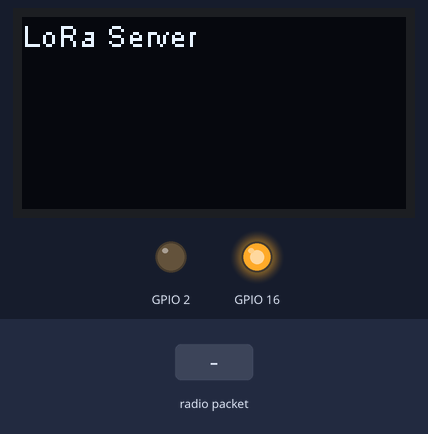
The sketch below on a simulated ESP32. Parts: 128×64 one-colour display, output pins drawn as LEDs (lit = HIGH). The inputs (shaded band) are chosen by the test bench. WiFi joins after 1.5 s; servers stay silent unless stated; the local clock reads 2024-03-15 10:24:30 at power-on unless the sketch sets it; no radio packets arrive unless stated; not simulated (calls return 0 or success): secrets.h; what the sketch prints to the serial monitor is not drawn.

Above: at 1.6 s.
5.9 s: radio packet "1" arrives
At 7.2 s:
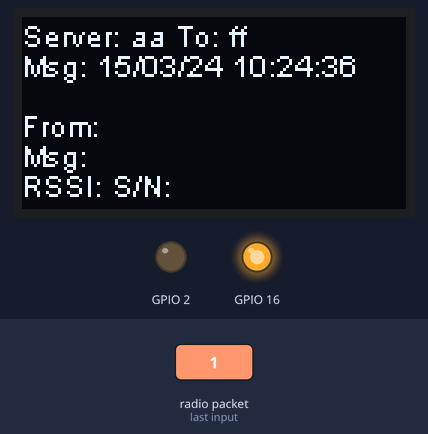
At 12.3 s:
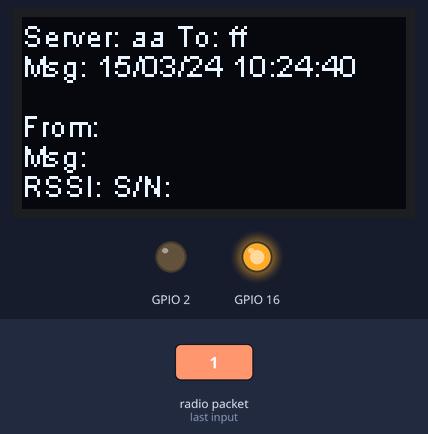
Timing chart, 0 to 13.8 s (numbered marks = the images above; inputs shaded):
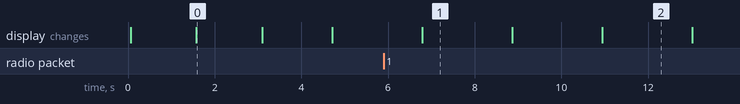

Measured:
- what the display in image 0 shows lasts 1.5 s, from 1.6 s to 3.1 s

The sketch:

LoRaServer.ino
```cpp
/*
  LoRa Server communication wth callback and time info

  connects to the wifi
  Sends a message every half second, and uses callback
  for new incoming messages. Implements a one-byte addressing scheme,
  with 0xFF as the broadcast address.

  Note: while sending, LoRa radio is not listening for incoming messages.
  Note2: when using the callback method, you can't use any of the Stream
  functions that rely on the timeout, such as readString, parseInt(), etc.

  created 28 April 2017
  based on code by Tom Igoe
*/
//#include <SPI.h>              // include libraries
#include <LoRa.h>
#include <WiFi.h>
#include<Arduino.h>
#include "SSD1306.h"
#include "time.h"
#include "secrets.h"

#define SCK 5 // GPIO5 - SX1278's SCK serial clock
#define MISO 19 // GPIO19 - SX1278's MISO
#define MOSI 27 // GPIO27 - SX1278's MOSI
#define CS 18 // GPIO18 - SX1278's CS Radio chip select
#define RST 14 // GPIO14 - SX1278's LoRa radio reset
#define DI0 26 // GPIO26 - SX1278's IRQ (interrupt request) change for your board; must be a hardware interrupt pin
#define BAND 868E6 // Frequencxy band to operate on.

String outgoing;              // outgoing message
byte msgCount = 0;            // count of outgoing messages
byte localAddress = 0xAA;     // address of this device
byte destination = 0xFF;      // destination to send to
long lastSendTime = 0;        // last send time
int interval = 2000;          // interval between sends
int lastSleepTime = 0;
int sleepInterval = 30000;
#define uS_TO_S_FACTOR 1000000  /* Conversion factor for micro seconds to seconds */
#define TIME_TO_SLEEP  30        /* Time ESP32 will go to sleep (in seconds) */
int recipient = 0;          // recipient address
byte sender;            // sender address
byte incomingMsgId;     // incoming msg ID
byte incomingLength;    // incoming msg length
String incoming = "";                 // payload of packet
const char* ssid       = SECRET_SSID;
const char* password   = SECRET_PASS;
SSD1306 display (0x3c, 4, 15); // OLED Screen
const char* ntpServer = "pool.ntp.org";
const long  gmtOffset_sec = 3600;
const int   daylightOffset_sec = 3600;

void init_display() {
  pinMode (16, OUTPUT);
  pinMode (2, OUTPUT);
  digitalWrite (16, LOW); // set GPIO16 low to reset OLED
  delay (50);
  digitalWrite (16, HIGH); // while OLED is running, GPIO16 must go high
  display.init ();
  display.flipScreenVertically ();
  display.setFont (ArialMT_Plain_10);
  delay(1500);
  display.clear();
  draw_msg("LoRa Server", 0);
  display.display();
  delay(1500);
}

void draw_msg(String msg, int line) {
  int spacing = line * 10;
  display.drawString (0, spacing, msg);
}

String get_time() {
  struct tm timeinfo;
  if (!getLocalTime(&timeinfo)) {
    Serial.println("Failed to obtain time");
    return "";
  }
  char timeStringBuff[50]; //50 chars should be enough
  strftime(timeStringBuff, sizeof(timeStringBuff), " %d/%m/%y %H:%M:%S", &timeinfo);
  //print like "const char*"
  Serial.println(timeStringBuff);
  //Optional: Construct String object
  String curTime(timeStringBuff);
  return curTime;
}

void update_info(String message){
  display.clear();
  draw_msg("Server: " + String(localAddress, HEX) + " To: " + String(destination, HEX), 0);
  draw_msg("Msg:" + message, 1);
  if (incoming != "") {
    draw_msg("From: " + String(sender, HEX) + " MsgID: " + String(incomingMsgId), 3);
    draw_msg("Msg:" + incoming, 4);
    draw_msg("RSSI: " + String(LoRa.packetRssi()) + " S/N: " +  String(LoRa.packetSnr()), 5);
  }
  else {
    draw_msg("From: ", 3);
    draw_msg("Msg:", 4);
    draw_msg("RSSI: S/N:", 5);
  }
  display.display();
}

void setup() {
  Serial.begin(9600);                   // initialize serial
  while (!Serial);

  init_display();

  // connect to wifi and set up time server
  WiFi.begin(ssid, password);
  while (WiFi.status() != WL_CONNECTED) {
    draw_msg("Connecting: " + String(ssid), 2);
    display.display();
    delay(500);
    Serial.print(".");
  }

  //init and get the time
  configTime(gmtOffset_sec, daylightOffset_sec, ntpServer);

  // override the default CS, reset, and IRQ pins (optional)
  LoRa.setPins(CS, RST, DI0);// set CS, reset, IRQ pin

  if (!LoRa.begin(BAND)) {             // initialize ratio at 868 MHz
    Serial.println("LoRa init failed. Check your connections.");
    while (true);                       // if failed, do nothing
  }

  LoRa.onReceive(onReceive);
  LoRa.receive();
  esp_sleep_enable_timer_wakeup(TIME_TO_SLEEP * uS_TO_S_FACTOR);
  Serial.println("LoRa init succeeded.");
}

void loop() {
  if (millis() - lastSendTime > interval) {
    String message = get_time();
    sendMessage(message);
    update_info(message);
    Serial.println("Sending " + message);
    lastSendTime = millis();            // timestamp the message
    LoRa.receive();                     // go back into receive mode
  }
  if (millis() - lastSleepTime > sleepInterval) {
    esp_deep_sleep_start();
  }
}

void sendMessage(String outgoing) {
  LoRa.beginPacket();                   // start packet
  LoRa.write(destination);              // add destination address
  LoRa.write(localAddress);             // add sender address
  LoRa.write(msgCount);                 // add message ID
  LoRa.write(outgoing.length());        // add payload length
  LoRa.print(outgoing);                 // add payload
  LoRa.endPacket();                     // finish packet and send it
  msgCount++;                           // increment message ID
}

void onReceive(int packetSize) {
  if (packetSize == 0) return;          // if there's no packet, return

  // read packet header bytes:
  recipient = LoRa.read();          // recipient address
  sender = LoRa.read();            // sender address
  incomingMsgId = LoRa.read();     // incoming msg ID
  incomingLength = LoRa.read();    // incoming msg length
  incoming = "";                 // payload of packet

  while (LoRa.available()) {            // can't use readString() in callback, so
    incoming += (char)LoRa.read();      // add bytes one by one
  }

  if (incomingLength != incoming.length()) {   // check length for error
    Serial.println("error: message length does not match length");

    return;                             // skip rest of function
  }

  // if the recipient isn't this device or broadcast,
  if (recipient != localAddress && recipient != 0xFF) {
    Serial.println("This message is not for me.");
    return;                             // skip rest of function
  }

  // if message is for this device, or broadcast, print details:
  Serial.println("Received from: 0x" + String(sender, HEX));
  Serial.println("Sent to: 0x" + String(recipient, HEX));
  Serial.println("Message ID: " + String(incomingMsgId));
  Serial.println("Message length: " + String(incomingLength));
  Serial.println("Message: " + incoming);
  Serial.println("RSSI: " + String(LoRa.packetRssi()));
  Serial.println("Snr: " + String(LoRa.packetSnr()));
  Serial.println();

}
```
